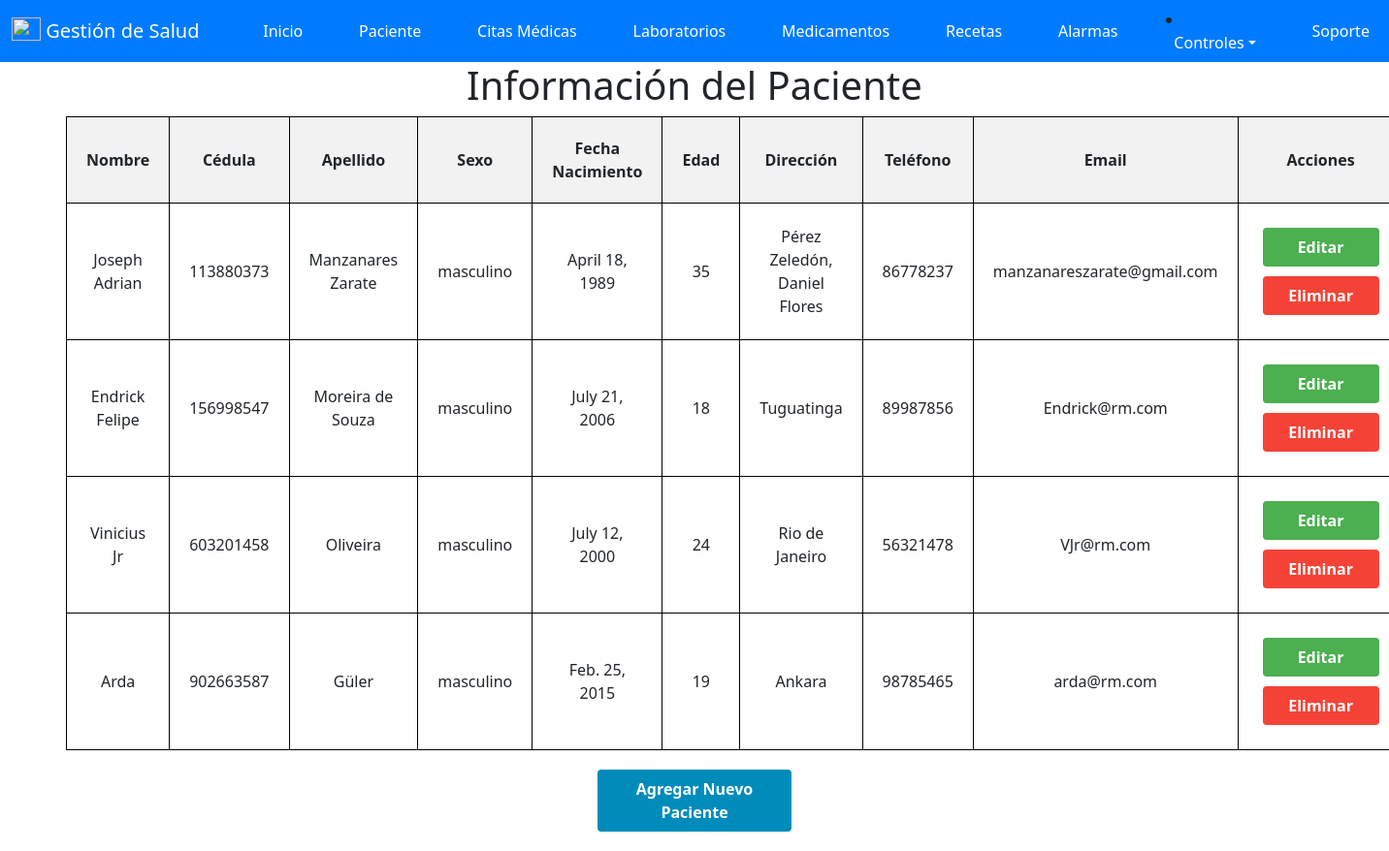
Page /index/ (signed in) on the committed database.
### salud/models.py (models this page shows, shortened)
class paciente(models.Model):
    id_paciente = models.AutoField(primary_key=True , verbose_name='ID_Paciente')
    cedula = models.IntegerField(null=True,verbose_name='Cedula')
    nombre = models.CharField(max_length=50, verbose_name='Nombre')
    apellido = models.CharField(max_length=50, verbose_name='Apellido')
    sexo = models.CharField(max_length=20, verbose_name='Sexo')
    fecha_Nacimiento = models.DateField(null=True, verbose_name='Fecha de Nacimiento')
    edad = models.IntegerField ( verbose_name='Edad')
    direccion = models.CharField(max_length=50, verbose_name='Direccion')
    telefono = models.IntegerField( verbose_name='Telefono')
    email = models.EmailField( verbose_name='Email')
    id_usuario = models.ForeignKey(User, on_delete=models.CASCADE)

### salud/views.py (the view)
# urls.py: path('index/', views.index, name='index'),
@login_required(login_url='/accounts/login/')
def index(request):
    pacientes = paciente.objects.filter(id_usuario=request.user)
    return render(request, 'Programar/index.html', {'pacientes': pacientes})

### salud/templates/Programar/index.html (shortened to what this page needs)
{% extends "base.html" %}
{% block contenido %}
<!DOCTYPE html>
<html>
<head>
</head>
<body>
    <h1>Información del Paciente</h1>
    <form method="post" action="{% url 'index' %}">
        <table>
            <thead>
                <tr>
                    <th>Nombre</th>
                    <th>Cédula</th>
                    <th>Apellido</th>
                    <th>Sexo</th>
                    <th>Fecha Nacimiento</th>
                    <th>Edad</th>
                    <th>Dirección</th>
                    <th>Teléfono</th>
                    <th>Email</th>
                    <th>Acciones</th>
                </tr>
            </thead>
            <tbody>
                {% for paciente in pacientes %}
                <tr>
                    <td>{{ paciente.nombre }}</td>
                    <td>{{ paciente.cedula }}</td>
                    <td>{{ paciente.apellido }}</td>
                    <td>{{ paciente.sexo }}</td>
                    <td>{{ paciente.fecha_Nacimiento }}</td>
                    <td>{{ paciente.edad }}</td>
                    <td>{{ paciente.direccion }}</td>
                    <td>{{ paciente.telefono }}</td>
                    <td>{{ paciente.email }}</td>
                    <td>
                        <a href="{% url 'editar' paciente.id_paciente %}" class="button edit-button">Editar</a>
                        <a href="{% url 'eliminar' paciente.id_paciente %}" class="button delete-button" onclick="return confirm('¿Estás seguro de que deseas eliminar este paciente?');">Eliminar</a>
                    </td>
                </tr>
                {% empty %}
                <tr>
                    <td colspan="10">No hay pacientes disponibles.</td>
                </tr>
                {% endfor %}
            </tbody>
        </table>
        <a href="{% url 'agregar' %}" class="button add-button">Agregar Nuevo Paciente</a>
    </form>
</body>
</html>
{% endblock %}

### salud/templates/Programar/index.html (style rules this page uses)
table { width: 100%; border-collapse: collapse; }
th, td { border: 1px solid black; padding: 20px; text-align: center; }
th { background-color: #f2f2f2; }
tbody tr { border-bottom: 1px solid #ddd; }
.button { padding: 8px 12px; margin: 5px; border: none; border-radius: 4px; color: white; text-decoration: none; font-weight: bold; display: inline-block; width: 120px; text-align: center; box-sizing: border-box; }
.edit-button { background-color: #4CAF50; }
.delete-button { background-color: #f44336; }
.add-button { background-color: #008CBA; display: block; margin: 20px auto; width: 200px; text-align: center; }
h1 { text-align: center; }

### rows in the picture
paciente: nombre "Joseph Adrian", cedula "113880373", apellido "Manzanares Zarate", sexo "masculino", fecha_Nacimiento "April 18, 1989", edad "35", direccion "Pérez Zeledón, Daniel Flores", telefono "86778237", email "manzanareszarate@gmail.com"
paciente: nombre "Endrick Felipe", cedula "156998547", apellido "Moreira de Souza", sexo "masculino", fecha_Nacimiento "July 21, 2006", edad "18", direccion "Tuguatinga", telefono "89987856", email "Endrick@rm.com"
paciente: nombre "Vinicius Jr", cedula "603201458", apellido "Oliveira", sexo "masculino", fecha_Nacimiento "July 12, 2000", edad "24", direccion "Rio de Janeiro", telefono "56321478", email "VJr@rm.com"
paciente: nombre "Arda", cedula "902663587", apellido "Güler", sexo "masculino", fecha_Nacimiento "Feb. 25, 2015", edad "19", direccion "Ankara", telefono "98785465", email "arda@rm.com"
